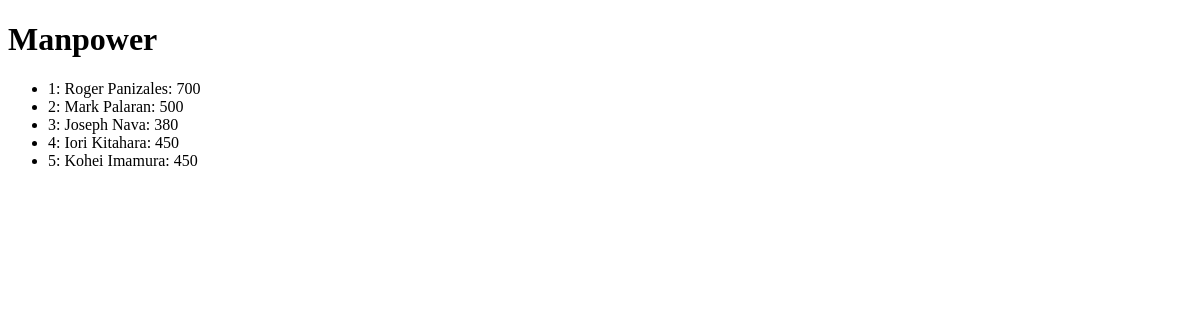
Page /workforce on the earlier database version.
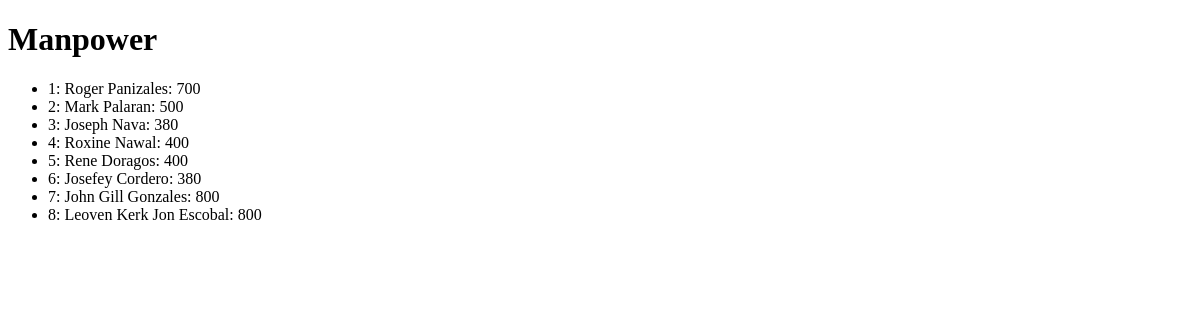
Same page on the later database version.
### workforce/models.py (models this page shows, shortened)
class Manpower(models.Model):
    first = models.CharField(max_length=64, default="")
    last = models.CharField(max_length=64, default="")
    position = models.CharField(max_length=64, default="")
    rate = models.IntegerField()

### workforce/views.py (the view)
# urls.py: path('workforce', include("workforce.urls")),
def workforce(request):
    return render(request, "workforce/index.html", {
        "manpowers": Manpower.objects.all()
    })

### workforce/templates/workforce/index.html
{% extends "workforce/layout.html" %}
{% block body %}
    <h1>Manpower</h1>
    <ul>
        {% for manpower in manpowers %}
            <li>{{ manpower.id }}: {{ manpower.first }} {{ manpower.last }}: {{ manpower.rate }}</li>
        {% endfor %}
    </ul>
{% endblock %}

### workforce/templates/workforce/layout.html (shortened to what this page needs)
<!DOCTYPE html>
<html lang="en">
    <head>
    </head>
    <body>
        {% block body %}
        {% endblock %}
    </body>
</html>

Differences in the rows shown:
changed Manpower id 4: first "Iori" → "Roxine"; last "Kitahara" → "Nawal"; rate "450" → "400"
changed Manpower id 5: first "Kohei" → "Rene"; last "Imamura" → "Doragos"; rate "450" → "400"
added Manpower: id "6", first "Josefey", last "Cordero", rate "380"
added Manpower: id "7", first "John Gill", last "Gonzales", rate "800"
added Manpower: id "8", first "Leoven Kerk Jon", last "Escobal", rate "800"
